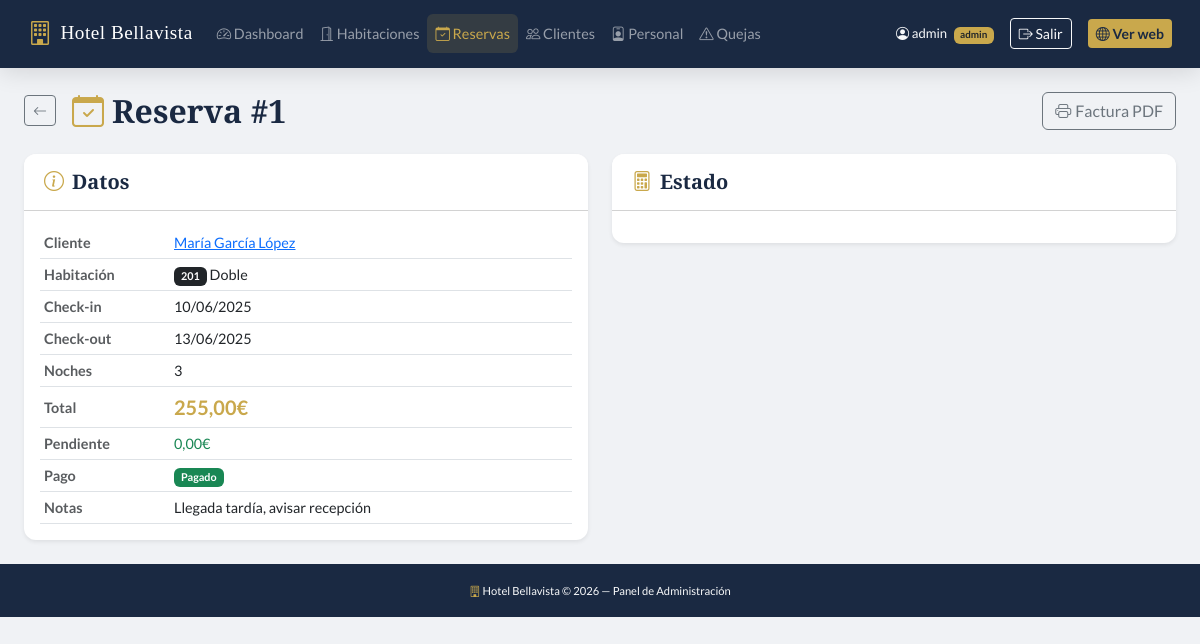
The page /admin/bookings/view.php?id=1 (signed in) on the database its author committed.
### tables this page shows
CREATE TABLE `booking` (
  `booking_id`     INT(10) NOT NULL AUTO_INCREMENT,
  `customer_id`    INT(10) NOT NULL,
  `room_id`        INT(10) NOT NULL,
  `booking_date`   TIMESTAMP NOT NULL DEFAULT CURRENT_TIMESTAMP,
  `check_in`       DATE NOT NULL,
  `check_out`      DATE NOT NULL,
  `num_nights`     INT(5) NOT NULL DEFAULT 1,
  `total_price`    DECIMAL(10,2) NOT NULL DEFAULT 0.00,
  `remaining_price` DECIMAL(10,2) NOT NULL DEFAULT 0.00,
  `payment_status` TINYINT(1) NOT NULL DEFAULT 0 COMMENT '0=pendiente, 1=pagado',
  `notes`          TEXT DEFAULT NULL,
  PRIMARY KEY (`booking_id`),
  FOREIGN KEY (`customer_id`) REFERENCES `customer`(`customer_id`),
  FOREIGN KEY (`room_id`) REFERENCES `room`(`room_id`)
);

CREATE TABLE `customer` (
  `customer_id`    INT(10) NOT NULL AUTO_INCREMENT,
  `customer_name`  VARCHAR(100) NOT NULL,
  `email`          VARCHAR(100) NOT NULL,
  `contact_no`     VARCHAR(20) NOT NULL,
  `id_card_type_id` INT(10) NOT NULL,
  `id_card_no`     VARCHAR(30) NOT NULL,
  `address`        VARCHAR(200) NOT NULL,
  `nationality`    VARCHAR(100) DEFAULT 'Española',
  `birth_date`     DATE DEFAULT NULL,
  `created_at`     TIMESTAMP NOT NULL DEFAULT CURRENT_TIMESTAMP,
  PRIMARY KEY (`customer_id`),
  FOREIGN KEY (`id_card_type_id`) REFERENCES `id_card_type`(`id_card_type_id`)
);

CREATE TABLE `room` (
  `room_id`         INT(10) NOT NULL AUTO_INCREMENT,
  `room_type_id`    INT(10) NOT NULL,
  `room_no`         VARCHAR(10) NOT NULL,
  `floor`           INT(5) NOT NULL DEFAULT 1,
  `status`          TINYINT(1) NOT NULL DEFAULT 1 COMMENT '1=disponible, 0=mantenimiento',
  `check_in_status` TINYINT(1) NOT NULL DEFAULT 0 COMMENT '1=ocupada, 0=libre',
  `description`     TEXT DEFAULT NULL,
  PRIMARY KEY (`room_id`),
  UNIQUE KEY `room_no` (`room_no`),
  FOREIGN KEY (`room_type_id`) REFERENCES `room_type`(`room_type_id`)
);

CREATE TABLE `room_type` (
  `room_type_id`   INT(10) NOT NULL AUTO_INCREMENT,
  `room_type_name` VARCHAR(100) NOT NULL,
  `description`    TEXT DEFAULT NULL,
  `base_price`     DECIMAL(10,2) NOT NULL DEFAULT 0.00,
  `capacity`       INT(5) NOT NULL DEFAULT 1,
  PRIMARY KEY (`room_type_id`)
);

### admin/bookings/view.php (the view, shortened to what this page needs)
<?php
$db = getDB();
$id = (int)($_GET['id'] ?? 0);
$stmt = $db->prepare("SELECT b.*, c.customer_name, c.email, c.contact_no, r.room_no, rt.room_type_name, rt.base_price FROM booking b JOIN customer c ON b.customer_id=c.customer_id JOIN room r ON b.room_id=r.room_id JOIN room_type rt ON r.room_type_id=rt.room_type_id WHERE b.booking_id=?");
$stmt->execute([$id]);
$reserva = $stmt->fetch();
require_once '../../includes/header.php';
?>
<div class="d-flex align-items-center mb-4 gap-3">
    <a href="/hotel/admin/bookings/index.php" class="btn btn-sm btn-outline-secondary"><i class="bi bi-arrow-left"></i></a>
    <h2 class="font-playfair mb-0"><i class="bi bi-calendar-check text-gold me-2"></i>Reserva #<?= $id ?></h2>
    <div class="ms-auto d-flex gap-2">
        <a href="/hotel/admin/bookings/pdf.php?id=<?= $id ?>" class="btn btn-outline-secondary" target="_blank">
            <i class="bi bi-printer me-1"></i>Factura PDF
        </a>
    </div>
</div>
<div class="row g-4">
    <div class="col-12 col-md-6">
        <div class="card border-0 shadow-sm">
            <div class="card-header bg-white">
                <h5 class="mb-0"><i class="bi bi-info-circle text-gold me-2"></i>Datos</h5>
            </div>
            <div class="card-body">
                <table class="table table-sm mb-0">
                    <tr>
                        <td class="text-muted fw-bold" style="width:130px;">Cliente</td>
                        <td><a href="/hotel/admin/customers/view.php?id=<?= $reserva['customer_id'] ?>"><?= htmlspecialchars($reserva['customer_name']) ?></a></td>
                    </tr>
                    <tr>
                        <td class="text-muted fw-bold">Habitación</td>
                        <td><span class="badge bg-dark"><?= htmlspecialchars($reserva['room_no']) ?></span> <?= htmlspecialchars($reserva['room_type_name']) ?></td>
                    </tr>
                    <tr>
                        <td class="text-muted fw-bold">Check-in</td>
                        <td><?= date('d/m/Y', strtotime($reserva['check_in'])) ?></td>
                    </tr>
                    <tr>
                        <td class="text-muted fw-bold">Check-out</td>
                        <td><?= date('d/m/Y', strtotime($reserva['check_out'])) ?></td>
                    </tr>
                    <tr>
                        <td class="text-muted fw-bold">Noches</td>
                        <td><?= $reserva['num_nights'] ?></td>
                    </tr>
                    <tr>
                        <td class="text-muted fw-bold">Total</td>
                        <td class="fw-bold text-gold fs-5"><?= number_format($reserva['total_price'], 2, ',', '.') ?>€</td>
                    </tr>
                    <tr>
                        <td class="text-muted fw-bold">Pendiente</td>
                        <td class="<?= $reserva['remaining_price'] > 0 ? 'text-danger fw-bold' : 'text-success' ?>"><?= number_format($reserva['remaining_price'], 2, ',', '.') ?>€</td>
                    </tr>
                    <tr>
                        <td class="text-muted fw-bold">Pago</td>
                        <td><?= $reserva['payment_status'] ? '<span class="badge bg-success">Pagado</span>' : '<span class="badge bg-warning text-dark">Pendiente</span>' ?></td>
                    </tr>
                    <?php if ($reserva['notes']): ?><tr>
                            <td class="text-muted fw-bold">Notas</td>
                            <td><?= htmlspecialchars($reserva['notes']) ?></td>
                        </tr><?php endif; ?>
                </table>
            </div>
        </div>
    </div>
    <div class="col-12 col-md-6">
        <div class="card border-0 shadow-sm">
            <div class="card-header bg-white">
                <h5 class="mb-0"><i class="bi bi-calculator text-gold me-2"></i>Estado</h5>
            </div>
            <div class="card-body" id="estadoDiv"></div>
        </div>
    </div>
</div>
<?php require_once '../../includes/footer.php'; ?>

### assets/css/style.css (style rules this page uses)
:root { --color-primario: #1a2942; --color-secundario: #2c4a7c; --color-gold: #c9a84c; --color-gold-light: #f0d080; --color-blanco: #ffffff; --color-gris-claro: #f8f9fa; --color-gris: #6c757d; --color-texto: #2d3748; --fuente-titulos: 'Playfair Display', Georgia, serif; --fuente-texto: 'Lato', 'Helvetica Neue', sans-serif; --sombra-suave: 0 2px 15px rgba(0,0,0,0.08); --sombra-media: 0 4px 25px rgba(0,0,0,0.12); --radio-borde: 12px; --transicion: 0.3s ease; }
*, *::before, *::after { box-sizing: border-box; }
body { font-family: var(--fuente-texto); color: var(--color-texto); background-color: #f0f2f5; font-size: 15px; line-height: 1.6; }
h1, h2, h3, h4, h5 { font-family: var(--fuente-titulos); font-weight: 700; color: var(--color-primario); }
.font-playfair { font-family: var(--fuente-titulos) !important; }
.text-gold { color: var(--color-gold) !important; }
.card { border-radius: var(--radio-borde); overflow: hidden; }
.card-header { font-family: var(--fuente-titulos); font-size: 1rem; padding: 1rem 1.25rem; }
.table td { vertical-align: middle; font-size: 0.9rem; }

### rows shown on the page
booking: customer.customer_name "María García López", room.room_no "201", room_type.room_type_name "Doble", check_in "10/06/2025", check_out "13/06/2025", num_nights "3", total_price "255,00", remaining_price "0,00", notes "Llegada tardía, avisar recepción"

### other values the page prints
currentUser() "admin"
$userRole "admin"
$id "1"
